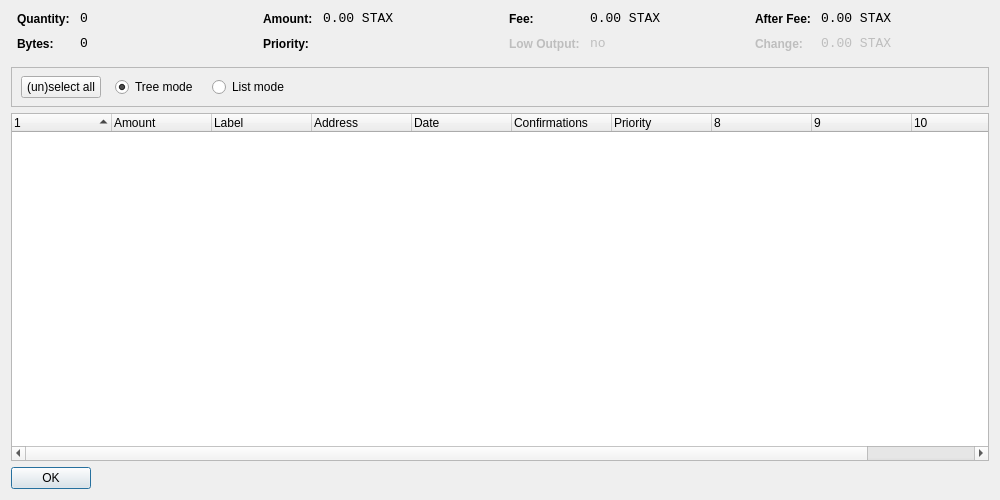
<?xml version="1.0" encoding="UTF-8"?>
<ui version="4.0">
 <class>CoinControlDialog</class>
 <widget class="QDialog" name="CoinControlDialog">
  <property name="geometry">
   <rect>
    <x>0</x>
    <y>0</y>
    <width>1000</width>
    <height>500</height>
   </rect>
  </property>
  <property name="windowTitle">
   <string>Coin Control</string>
  </property>
  <layout class="QVBoxLayout" name="verticalLayout">
   <item>
    <layout class="QHBoxLayout" name="horizontalLayoutTop" stretch="0,0,0,0">
     <property name="topMargin">
      <number>0</number>
     </property>
     <property name="bottomMargin">
      <number>10</number>
     </property>
     <item>
      <layout class="QFormLayout" name="formLayoutCoinControl1">
       <property name="horizontalSpacing">
        <number>10</number>
       </property>
       <property name="verticalSpacing">
        <number>10</number>
       </property>
       <property name="leftMargin">
        <number>6</number>
       </property>
       <property name="rightMargin">
        <number>6</number>
       </property>
       <item row="0" column="0">
        <widget class="QLabel" name="labelCoinControlQuantityText">
         <property name="styleSheet">
          <string notr="true">font-weight:bold;</string>
         </property>
         <property name="text">
          <string>Quantity:</string>
         </property>
        </widget>
       </item>
       <item row="0" column="1">
        <widget class="QLabel" name="labelCoinControlQuantity">
         <property name="font">
          <font>
           <family>Monospace</family>
           <pointsize>10</pointsize>
          </font>
         </property>
         <property name="cursor">
          <cursorShape>IBeamCursor</cursorShape>
         </property>
         <property name="contextMenuPolicy">
          <enum>Qt::ActionsContextMenu</enum>
         </property>
         <property name="text">
          <string notr="true">0</string>
         </property>
         <property name="textInteractionFlags">
          <set>Qt::LinksAccessibleByMouse|Qt::TextSelectableByKeyboard|Qt::TextSelectableByMouse</set>
         </property>
        </widget>
       </item>
       <item row="1" column="0">
        <widget class="QLabel" name="labelCoinControlBytesText">
         <property name="styleSheet">
          <string notr="true">font-weight:bold;</string>
         </property>
         <property name="text">
          <string>Bytes:</string>
         </property>
        </widget>
       </item>
       <item row="1" column="1">
        <widget class="QLabel" name="labelCoinControlBytes">
         <property name="font">
          <font>
           <family>Monospace</family>
           <pointsize>10</pointsize>
          </font>
         </property>
         <property name="cursor">
          <cursorShape>IBeamCursor</cursorShape>
         </property>
         <property name="contextMenuPolicy">
          <enum>Qt::ActionsContextMenu</enum>
         </property>
         <property name="text">
          <string notr="true">0</string>
         </property>
         <property name="textInteractionFlags">
          <set>Qt::LinksAccessibleByMouse|Qt::TextSelectableByKeyboard|Qt::TextSelectableByMouse</set>
         </property>
        </widget>
       </item>
      </layout>
     </item>
     <item>
      <layout class="QFormLayout" name="formLayoutCoinControl2">
       <property name="horizontalSpacing">
        <number>10</number>
       </property>
       <property name="verticalSpacing">
        <number>10</number>
       </property>
       <property name="leftMargin">
        <number>6</number>
       </property>
       <property name="rightMargin">
        <number>6</number>
       </property>
       <item row="0" column="0">
        <widget class="QLabel" name="labelCoinControlAmountText">
         <property name="styleSheet">
          <string notr="true">font-weight:bold;</string>
         </property>
         <property name="text">
          <string>Amount:</string>
         </property>
        </widget>
       </item>
       <item row="0" column="1">
        <widget class="QLabel" name="labelCoinControlAmount">
         <property name="font">
          <font>
           <family>Monospace</family>
           <pointsize>10</pointsize>
          </font>
         </property>
         <property name="cursor">
          <cursorShape>IBeamCursor</cursorShape>
         </property>
         <property name="contextMenuPolicy">
          <enum>Qt::ActionsContextMenu</enum>
         </property>
         <property name="text">
          <string notr="true">0.00 STAX</string>
         </property>
         <property name="textInteractionFlags">
          <set>Qt::LinksAccessibleByMouse|Qt::TextSelectableByKeyboard|Qt::TextSelectableByMouse</set>
         </property>
        </widget>
       </item>
       <item row="1" column="0">
        <widget class="QLabel" name="labelCoinControlPriorityText">
         <property name="styleSheet">
          <string notr="true">font-weight:bold;</string>
         </property>
         <property name="text">
          <string>Priority:</string>
         </property>
        </widget>
       </item>
       <item row="1" column="1">
        <widget class="QLabel" name="labelCoinControlPriority">
         <property name="font">
          <font>
           <family>Monospace</family>
           <pointsize>10</pointsize>
          </font>
         </property>
         <property name="cursor">
          <cursorShape>IBeamCursor</cursorShape>
         </property>
         <property name="contextMenuPolicy">
          <enum>Qt::ActionsContextMenu</enum>
         </property>
         <property name="text">
          <string/>
         </property>
         <property name="textInteractionFlags">
          <set>Qt::LinksAccessibleByMouse|Qt::TextSelectableByKeyboard|Qt::TextSelectableByMouse</set>
         </property>
        </widget>
       </item>
      </layout>
     </item>
     <item>
      <layout class="QFormLayout" name="formLayoutCoinControl3">
       <property name="horizontalSpacing">
        <number>10</number>
       </property>
       <property name="verticalSpacing">
        <number>10</number>
       </property>
       <property name="leftMargin">
        <number>6</number>
       </property>
       <property name="rightMargin">
        <number>6</number>
       </property>
       <item row="0" column="0">
        <widget class="QLabel" name="labelCoinControlFeeText">
         <property name="styleSheet">
          <string notr="true">font-weight:bold;</string>
         </property>
         <property name="text">
          <string>Fee:</string>
         </property>
        </widget>
       </item>
       <item row="0" column="1">
        <widget class="QLabel" name="labelCoinControlFee">
         <property name="font">
          <font>
           <family>Monospace</family>
           <pointsize>10</pointsize>
          </font>
         </property>
         <property name="cursor">
          <cursorShape>IBeamCursor</cursorShape>
         </property>
         <property name="contextMenuPolicy">
          <enum>Qt::ActionsContextMenu</enum>
         </property>
         <property name="text">
          <string notr="true">0.00 STAX</string>
         </property>
         <property name="textInteractionFlags">
          <set>Qt::LinksAccessibleByMouse|Qt::TextSelectableByKeyboard|Qt::TextSelectableByMouse</set>
         </property>
        </widget>
       </item>
       <item row="1" column="0">
        <widget class="QLabel" name="labelCoinControlLowOutputText">
         <property name="enabled">
          <bool>false</bool>
         </property>
         <property name="styleSheet">
          <string notr="true">font-weight:bold;</string>
         </property>
         <property name="text">
          <string>Low Output:</string>
         </property>
        </widget>
       </item>
       <item row="1" column="1">
        <widget class="QLabel" name="labelCoinControlLowOutput">
         <property name="enabled">
          <bool>false</bool>
         </property>
         <property name="font">
          <font>
           <family>Monospace</family>
           <pointsize>10</pointsize>
          </font>
         </property>
         <property name="cursor">
          <cursorShape>IBeamCursor</cursorShape>
         </property>
         <property name="contextMenuPolicy">
          <enum>Qt::ActionsContextMenu</enum>
         </property>
         <property name="text">
          <string notr="true">no</string>
         </property>
         <property name="textInteractionFlags">
          <set>Qt::LinksAccessibleByMouse|Qt::TextSelectableByKeyboard|Qt::TextSelectableByMouse</set>
         </property>
        </widget>
       </item>
      </layout>
     </item>
     <item>
      <layout class="QFormLayout" name="formLayoutCoinControl4">
       <property name="horizontalSpacing">
        <number>10</number>
       </property>
       <property name="verticalSpacing">
        <number>10</number>
       </property>
       <property name="leftMargin">
        <number>6</number>
       </property>
       <property name="rightMargin">
        <number>6</number>
       </property>
       <item row="0" column="0">
        <widget class="QLabel" name="labelCoinControlAfterFeeText">
         <property name="styleSheet">
          <string notr="true">font-weight:bold;</string>
         </property>
         <property name="text">
          <string>After Fee:</string>
         </property>
        </widget>
       </item>
       <item row="0" column="1">
        <widget class="QLabel" name="labelCoinControlAfterFee">
         <property name="font">
          <font>
           <family>Monospace</family>
           <pointsize>10</pointsize>
          </font>
         </property>
         <property name="cursor">
          <cursorShape>IBeamCursor</cursorShape>
         </property>
         <property name="contextMenuPolicy">
          <enum>Qt::ActionsContextMenu</enum>
         </property>
         <property name="text">
          <string notr="true">0.00 STAX</string>
         </property>
         <property name="textInteractionFlags">
          <set>Qt::LinksAccessibleByMouse|Qt::TextSelectableByKeyboard|Qt::TextSelectableByMouse</set>
         </property>
        </widget>
       </item>
       <item row="1" column="0">
        <widget class="QLabel" name="labelCoinControlChangeText">
         <property name="enabled">
          <bool>false</bool>
         </property>
         <property name="styleSheet">
          <string notr="true">font-weight:bold;</string>
         </property>
         <property name="text">
          <string>Change:</string>
         </property>
        </widget>
       </item>
       <item row="1" column="1">
        <widget class="QLabel" name="labelCoinControlChange">
         <property name="enabled">
          <bool>false</bool>
         </property>
         <property name="font">
          <font>
           <family>Monospace</family>
           <pointsize>10</pointsize>
          </font>
         </property>
         <property name="cursor">
          <cursorShape>IBeamCursor</cursorShape>
         </property>
         <property name="contextMenuPolicy">
          <enum>Qt::ActionsContextMenu</enum>
         </property>
         <property name="text">
          <string notr="true">0.00 STAX</string>
         </property>
         <property name="textInteractionFlags">
          <set>Qt::LinksAccessibleByMouse|Qt::TextSelectableByKeyboard|Qt::TextSelectableByMouse</set>
         </property>
        </widget>
       </item>
      </layout>
     </item>
    </layout>
   </item>
   <item>
    <widget class="QFrame" name="frame">
     <property name="minimumSize">
      <size>
       <width>0</width>
       <height>40</height>
      </size>
     </property>
     <property name="frameShape">
      <enum>QFrame::StyledPanel</enum>
     </property>
     <property name="frameShadow">
      <enum>QFrame::Sunken</enum>
     </property>
     <widget class="QWidget" name="horizontalLayoutWidget">
      <property name="geometry">
       <rect>
        <x>10</x>
        <y>0</y>
        <width>781</width>
        <height>41</height>
       </rect>
      </property>
      <layout class="QHBoxLayout" name="horizontalLayoutPanel" stretch="0,0,0,0,0">
       <property name="spacing">
        <number>14</number>
       </property>
       <item>
        <widget class="QPushButton" name="pushButtonSelectAll">
         <property name="sizePolicy">
          <sizepolicy hsizetype="Maximum" vsizetype="Fixed">
           <horstretch>0</horstretch>
           <verstretch>0</verstretch>
          </sizepolicy>
         </property>
         <property name="text">
          <string>(un)select all</string>
         </property>
        </widget>
       </item>
       <item>
        <widget class="QRadioButton" name="radioTreeMode">
         <property name="sizePolicy">
          <sizepolicy hsizetype="Maximum" vsizetype="Fixed">
           <horstretch>0</horstretch>
           <verstretch>0</verstretch>
          </sizepolicy>
         </property>
         <property name="text">
          <string>Tree mode</string>
         </property>
         <property name="checked">
          <bool>true</bool>
         </property>
        </widget>
       </item>
       <item>
        <widget class="QRadioButton" name="radioListMode">
         <property name="sizePolicy">
          <sizepolicy hsizetype="Maximum" vsizetype="Fixed">
           <horstretch>0</horstretch>
           <verstretch>0</verstretch>
          </sizepolicy>
         </property>
         <property name="text">
          <string>List mode</string>
         </property>
        </widget>
       </item>
       <item>
        <spacer name="horizontalSpacer">
         <property name="orientation">
          <enum>Qt::Horizontal</enum>
         </property>
         <property name="sizeHint" stdset="0">
          <size>
           <width>40</width>
           <height>20</height>
          </size>
         </property>
        </spacer>
       </item>
      </layout>
     </widget>
    </widget>
   </item>
   <item>
    <widget class="CoinControlTreeWidget" name="treeWidget">
     <property name="contextMenuPolicy">
      <enum>Qt::CustomContextMenu</enum>
     </property>
     <property name="sortingEnabled">
      <bool>false</bool>
     </property>
     <property name="columnCount">
      <number>11</number>
     </property>
     <attribute name="headerShowSortIndicator" stdset="0">
      <bool>true</bool>
     </attribute>
     <attribute name="headerStretchLastSection">
      <bool>false</bool>
     </attribute>
     <column>
      <property name="text">
       <string/>
      </property>
     </column>
     <column>
      <property name="text">
       <string>Amount</string>
      </property>
     </column>
     <column>
      <property name="text">
       <string>Label</string>
      </property>
     </column>
     <column>
      <property name="text">
       <string>Address</string>
      </property>
     </column>
     <column>
      <property name="text">
       <string>Date</string>
      </property>
     </column>
     <column>
      <property name="text">
       <string>Confirmations</string>
      </property>
      <property name="toolTip">
       <string>Confirmed</string>
      </property>
     </column>
     <column>
      <property name="text">
       <string>Priority</string>
      </property>
     </column>
     <column>
      <property name="text">
       <string/>
      </property>
     </column>
     <column>
      <property name="text">
       <string/>
      </property>
     </column>
     <column>
      <property name="text">
       <string/>
      </property>
     </column>
     <column>
      <property name="text">
       <string/>
      </property>
     </column>
    </widget>
   </item>
   <item>
    <widget class="QDialogButtonBox" name="buttonBox">
     <property name="sizePolicy">
      <sizepolicy hsizetype="Maximum" vsizetype="Fixed">
       <horstretch>0</horstretch>
       <verstretch>0</verstretch>
      </sizepolicy>
     </property>
     <property name="orientation">
      <enum>Qt::Horizontal</enum>
     </property>
     <property name="standardButtons">
      <set>QDialogButtonBox::Ok</set>
     </property>
    </widget>
   </item>
  </layout>
 </widget>
 <customwidgets>
  <customwidget>
   <class>CoinControlTreeWidget</class>
   <extends>QTreeWidget</extends>
   <header>coincontroltreewidget.h</header>
  </customwidget>
 </customwidgets>
 <resources/>
 <connections/>
</ui>
